Frame 1 (no input): blank canvas, image omitted
Frame 60 (the mouse pressed at the canvas centre just before this capture): blank canvas, image omitted
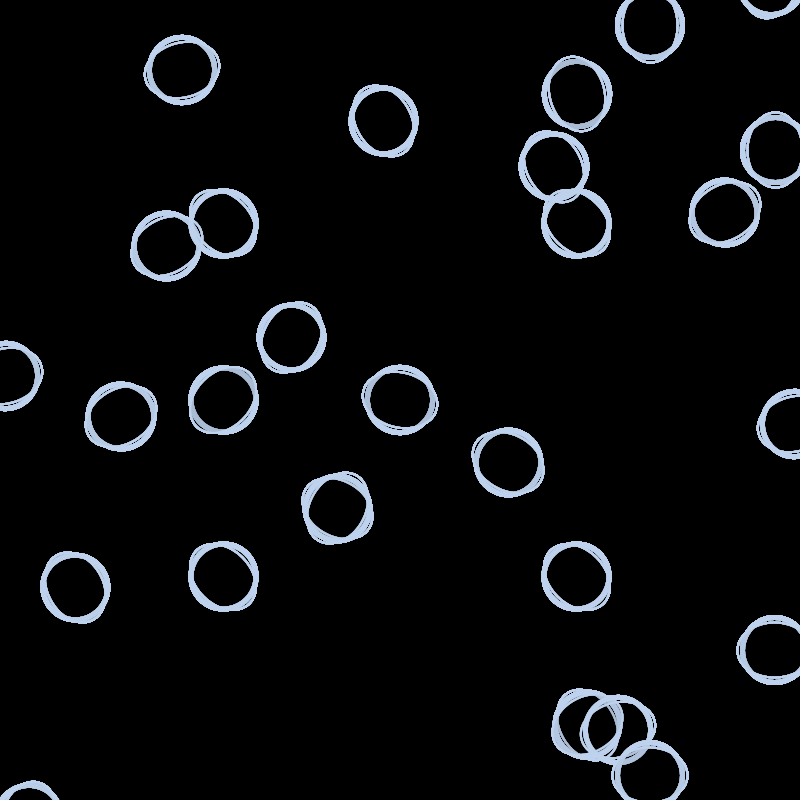
Frame 120 (the mouse held since frame 60 and released just before this capture)

The Processing sketch whose frames 1 and 60 were blank and that drew this single picture after the mouse press (run headless with seeded random() and noise(); from frame 60 on, the mouse is pressed at the canvas centre):

// Processing sketch: Sketch_03_
// ── Sketch_03_.pde
// random comment

// Varibles 
float brush= 1;
float brushChange= 1;
float a=0;
//int random;



void setup(){
  size (800,800);
  background (0);
}

void draw(){
  if (brushChange == 1 && mousePressed == true) {
    brush1();
  }
  if (brushChange == 2 && mousePressed == true) {
    brush2();
    brush2circle();
  }
  if (brushChange == 3 && mousePressed == true) {
    brush3();
  }
}

void brush1(){ // large scale brush using sections of frame 1 from sketch 2
  pushMatrix();
  translate(mouseX,mouseY);
  ellipseMode(CORNER);
   for (int c=0; c<=width; c+=125){
   for (int b=0; b<=height; b+=125){
   fill (random(0), random (15)); // varrying alphas when pattern created, build on each other creating a cool shading effects within shape.
      rotate(radians(15));
      stroke(190, 210, 237);
      strokeWeight (5); 
      myShape(b, c, 65, 65); // circle
      strokeWeight(2); 
      myShape (b,c,75,55); //  smaller ellipse
     
   }
   }
   popMatrix();
}

void brush2 (){ // using the general shape but rotating it
  pushMatrix();
  translate(mouseX, mouseY);
  for (int c=0; c<=50; c+=10){
  for (int b=0; b<=50; b+=10){
  noFill ();
  stroke(177, 165, 240, random(255));
  rotate(radians(a++));
   myShape(c,b,25,25);
   myShape(b,c,30,20);
}
  }
   popMatrix();
}

void brush2circle(){ // I could add this to sketch two without the circle being weird so I seperated the two voids but they active with the same keypress
  pushMatrix();
  fill(247, 229, 32, 20);
  ellipse(mouseX,mouseY, 50, 50);
  popMatrix();
   
}

void brush3(){
  pushMatrix();
  translate(pmouseX,mouseY-150);
  stroke(193, 224, 188,50);
  fill(147, 181, 174, 15);
  myShape(100,100,75,75);
  myShape(100,100,115,40);
  popMatrix();
  
}

/*void brush4(){
  pushMatrix();
  translate(mouseX,mouseY);
  
  popMatrix();
}
*/
void mousePressed() { 
  brush++;
  if (brush>5) { 
    brush=1;
  }
}

void keyPressed() { 
  if (key == '0'){
    background(0); //reset the screen
  }
 
   if (brushChange <= 4){
    brushChange++;
  } else {
    brushChange=1;
  }
}

void myShape(int c,int b,int size1, int size2){
 ellipseMode (CENTER);
 ellipse (c, b, size1, size2); 
 ellipse (b,c, size1, size2);
}
